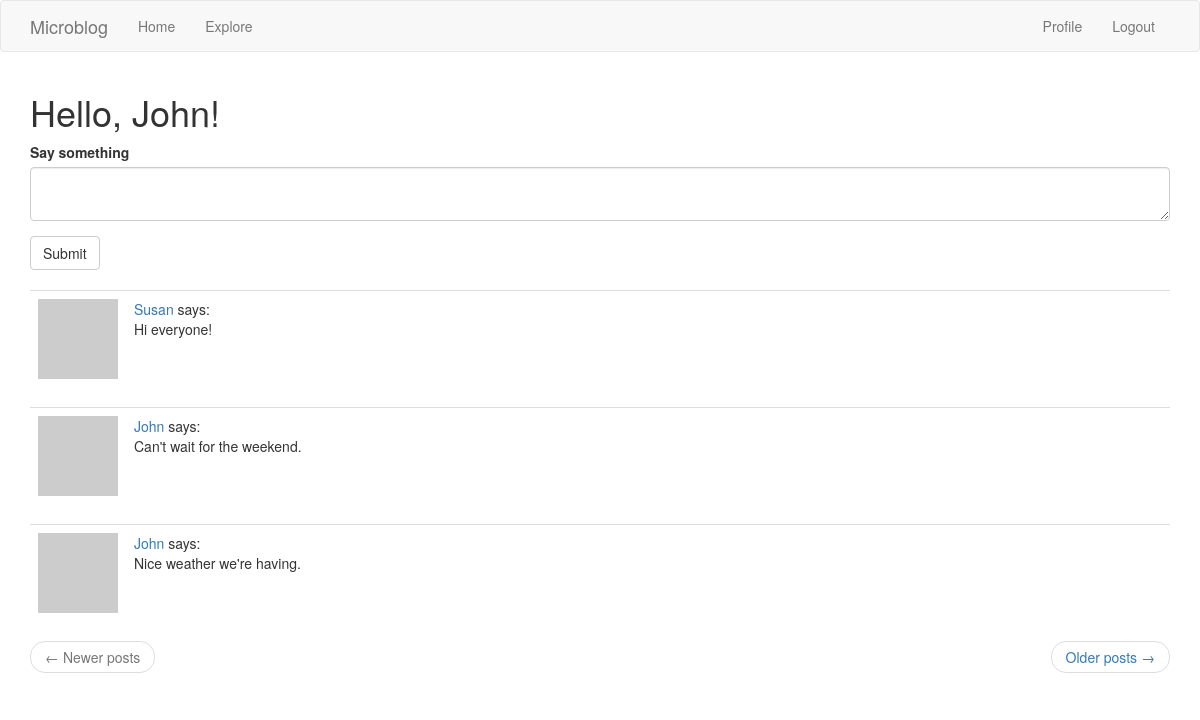
The app's page /index (signed in) with its own data.
### app/models.py (models this page shows, shortened)
class User(UserMixin, db.Model):
    id = db.Column(db.Integer, primary_key=True)
    username = db.Column(db.String(64), index=True, unique=True)
    email = db.Column(db.String(120), index=True, unique=True)
    password_hash = db.Column(db.String(128))
    posts = db.relationship('Post', backref='author', lazy='dynamic')
    about_me = db.Column(db.String(140))
    last_seen = db.Column(db.DateTime, default=datetime.utcnow)
    def avatar(self, size):
        digest = md5(self.email.lower().encode('utf-8')).hexdigest()
        print('https://www.gravatar.com/avatar/{}?d=identicon&s={}'.format(digest, size))
        return 'https://www.gravatar.com/avatar/{}?d=identicon&s={}'.format(digest, size)
    followed = db.relationship(
        "User", secondary=followers,
        primaryjoin=(followers.c.follower_id== id),
        secondaryjoin=(followers.c.followed_id == id),
        backref=db.backref("followers", lazy="dynamic"), lazy="dynamic")
    def followed_posts(self):
        followed = Post.query.join(
            followers, (followers.c.followed_id == Post.user_id)).filter(
                followers.c.follower_id == self.id)
        own = Post.query.filter_by(user_id=self.id)
        return followed.union(own).order_by(Post.timestamp.desc())

class Post(db.Model):
    id = db.Column(db.Integer, primary_key=True)
    body = db.Column(db.String(140))
    timestamp = db.Column(db.DateTime, index=True, default=datetime.utcnow)
    user_id = db.Column(db.Integer, db.ForeignKey('user.id'))

### app/routes.py (the view)
@myApp.route("/", methods=["GET", "Post"])
@myApp.route("/index", methods=["GET", "Post"])
@login_required
def index():
    form = PostForm()
    if form.validate_on_submit():
        post = Post(body=form.post.data, author=current_user)
        db.session.add(post)
        db.session.commit()
        flash("Your post is now live!")
        return redirect(url_for("index"))
    page = request.args.get("page", 1, type=int)
    posts = current_user.followed_posts().paginate(
        page, myApp.config["POSTS_PER_PAGE"], False)
    next_url = url_for("index", page=posts.next_num) \
        if posts.has_next else None
    prev_url = url_for("index", page=posts.prev_num) \
        if posts.has_prev else None
    return render_template("index.html", title="Home Page", form=form, posts=posts.items, next_url=next_url, prev_url=prev_url)

### app/forms.py
class PostForm(FlaskForm):
    post = TextAreaField("Say something", validators=[
        DataRequired(), Length(min=1, max=140)])
    submit = SubmitField("Submit")

### app/models.py (called while the page is built)
@login.user_loader
def load_user(id):
    return User.query.get(int(id))

### app/routes.py (called while the page is built)
@myApp.before_request
def before_request():
    if current_user.is_authenticated:
        current_user.last_seen = datetime.utcnow()
        db.session.commit()

### app/templates/index.html
{% extends "base.html" %}
{% import 'bootstrap/wtf.html' as wtf %}
{% block app_content %}
    <h1>Hello, {{ current_user.username }}!</h1>
    {% if form %}
    {{ wtf.quick_form(form) }}
    <br>
    {% endif %}
    {% for post in posts %}
        {% include '_post.html' %}
    {% endfor %}
    <nav aria-label="...">
        <ul class="pager">
            <li class="previous{% if not prev_url %} disabled{% endif %}">
                <a href="{{ prev_url or '#' }}">
                    <span aria-hidden="true">&larr;</span> Newer posts
                </a>
            </li>
            <li class="next{% if not next_url %} disabled{% endif %}">
                <a href="{{ next_url or '#' }}">
                    Older posts <span aria-hidden="true">&rarr;</span>
                </a>
            </li>
        </ul>
    </nav>
{% endblock %}

### app/templates/_post.html
    <table class="table table-hover">
        <tr>
            <td width="70px">
                <a href="{{ url_for('user', username=post.author.username) }}">
                    <img src="{{ post.author.avatar(36) }}" />
                </a>
            </td>
            <td>
                <a href="{{ url_for('user', username=post.author.username) }}">
                    {{ post.author.username }}
                </a>
                says:
                <br>
                {{ post.body }}
            </td>
        </tr>
    </table>

### records on screen
User: username "John"
Post: author.username "Susan", body "Hi everyone!"
Post: author.username "John", body "Can't wait for the weekend."
Post: author.username "John", body "Nice weather we're having."
